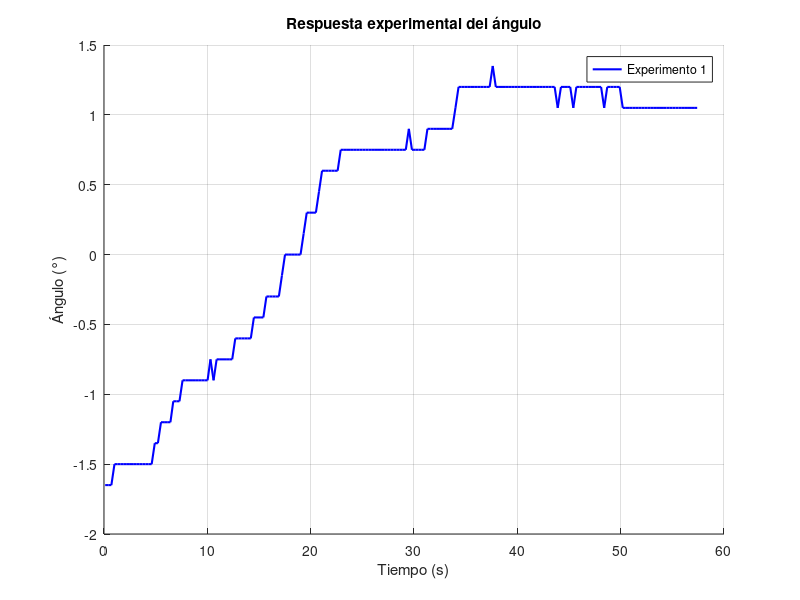
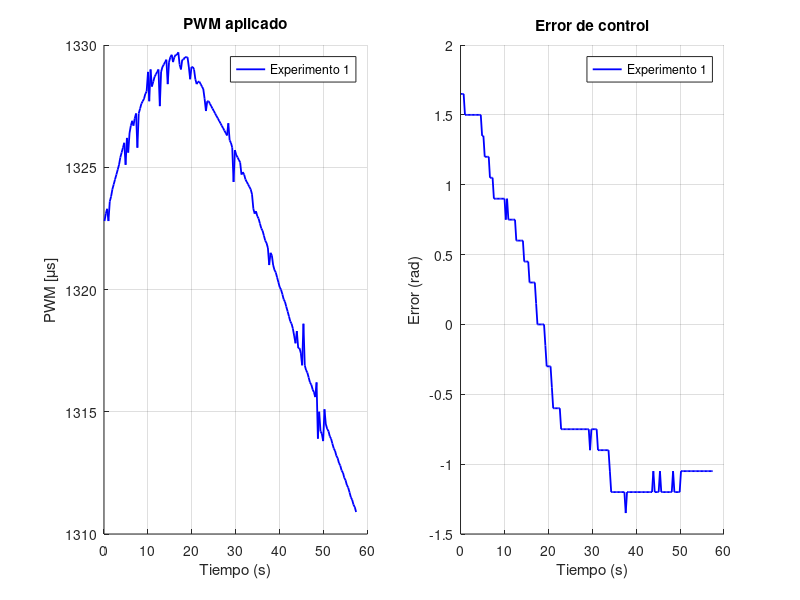

The MATLAB script that drew these images, in order:
clc;
close all;

% === Inicialización de celdas para almacenar los datos experimentales ===
tiempo = cell(1,1);
angulo = cell(1,1);
pwm    = cell(1,1);
error  = cell(1,1);
tiempo{1} = [0.366, 0.618, 0.902, 1.204, 1.520, 1.819, 2.117, 2.415, 2.714, 3.013, 3.314, 3.614, 3.912, 4.211, 4.510, 4.808, 5.121, 5.420, 5.719, 6.017, 6.316, 6.614, 6.913, 7.215, 7.514, 7.815, 8.115, 8.413, 8.727, 9.005, 9.304, 9.603, 9.903, 10.202, 10.521, 10.818, 11.115, 11.412, 11.709, 12.007, 12.323, 12.602, 12.902, 13.200, 13.519, 13.816, 14.113, 14.410, 14.707, 15.007, 15.304, 15.602, 15.913, 16.210, 16.506, 16.806, 17.104, 17.401, 17.720, 18.019, 18.316, 18.612, 18.909, 19.221, 19.519, 19.819, 20.115, 20.411, 20.707, 21.002, 21.320, 21.620, 21.920, 22.218, 22.529, 22.804, 23.104, 23.403, 23.700, 24.018, 24.315, 24.612, 24.909, 25.209, 25.512, 25.809, 26.119, 26.416, 26.713, 27.010, 27.306, 27.603, 27.900, 28.220, 28.517, 28.814, 29.111, 29.421, 29.718, 30.015, 30.312, 30.613, 30.910, 31.207, 31.504, 31.802, 32.102, 32.420, 32.730, 33.006, 33.303, 33.603, 33.900, 34.218, 34.515, 34.812, 35.109, 35.405, 35.702, 36.000, 36.312, 36.613, 36.910, 37.207, 37.505, 37.802, 38.121, 38.418, 38.715, 39.012, 39.310, 39.620, 39.919, 40.217, 40.520, 40.817, 41.115, 41.412, 41.709, 42.006, 42.303, 42.601, 42.932, 43.208, 43.505, 43.802, 44.120, 44.418, 44.715, 45.012, 45.309, 45.610, 45.909, 46.209, 46.523, 46.820, 47.117, 47.417, 47.716, 48.015, 48.312, 48.609, 48.905, 49.201, 49.521, 49.832, 50.107, 50.404, 50.704, 51.004, 51.302, 51.605, 51.906, 52.205, 52.504, 52.802, 53.120, 53.432, 53.706, 54.004, 54.301, 54.619, 54.916, 55.213, 55.510, 55.808, 56.104, 56.401, 56.734, 57.008, 57.305, 57.602, 57.900, 58.219, 58.516, 58.813, 59.110, 59.407, 59.705];
angulo{1} = [-3.90, -1.80, -1.65, -1.65, -1.65, -1.65, -1.65, -1.65, -1.65, -1.65, -1.50, -1.50, -1.50, -1.50, -1.50, -1.50, -1.50, -1.50, -1.50, -1.50, -1.50, -1.50, -1.50, -1.35, -1.35, -1.20, -1.20, -1.20, -1.20, -1.05, -1.05, -1.05, -0.90, -0.90, -0.90, -0.90, -0.90, -0.90, -0.90, -0.90, -0.90, -0.75, -0.90, -0.75, -0.75, -0.75, -0.75, -0.75, -0.75, -0.60, -0.60, -0.60, -0.60, -0.60, -0.60, -0.45, -0.45, -0.45, -0.45, -0.30, -0.30, -0.30, -0.30, -0.30, -0.15, 0.00, 0.00, 0.00, 0.00, 0.00, 0.00, 0.15, 0.30, 0.30, 0.30, 0.30, 0.45, 0.60, 0.60, 0.60, 0.60, 0.60, 0.60, 0.75, 0.75, 0.75, 0.75, 0.75, 0.75, 0.75, 0.75, 0.75, 0.75, 0.75, 0.75, 0.75, 0.75, 0.75, 0.75, 0.75, 0.75, 0.75, 0.75, 0.75, 0.75, 0.90, 0.75, 0.75, 0.75, 0.75, 0.75, 0.90, 0.90, 0.90, 0.90, 0.90, 0.90, 0.90, 0.90, 0.90, 1.05, 1.20, 1.20, 1.20, 1.20, 1.20, 1.20, 1.20, 1.20, 1.20, 1.20, 1.20, 1.35, 1.20, 1.20, 1.20, 1.20, 1.20, 1.20, 1.20, 1.20, 1.20, 1.20, 1.20, 1.20, 1.20, 1.20, 1.20, 1.20, 1.20, 1.20, 1.20, 1.20, 1.05, 1.20, 1.20, 1.20, 1.20, 1.05, 1.20, 1.20, 1.20, 1.20, 1.20, 1.20, 1.20, 1.20, 1.20, 1.05, 1.20, 1.20, 1.20, 1.20, 1.20, 1.05, 1.05, 1.05, 1.05, 1.05, 1.05, 1.05, 1.05, 1.05, 1.05, 1.05, 1.05, 1.05, 1.05, 1.05, 1.05, 1.05, 1.05, 1.05, 1.05, 1.05, 1.05, 1.05, 1.05, 1.05];
pwm{1} = [1360.4, 1320.0, 1322.1, 1320.8, 1322.0, 1322.4, 1322.6, 1322.8, 1323.1, 1323.3, 1322.8, 1323.6, 1323.8, 1324.1, 1324.3, 1324.5, 1324.7, 1324.9, 1325.1, 1325.4, 1325.6, 1325.8, 1326.0, 1325.1, 1326.2, 1325.6, 1326.4, 1326.7, 1326.9, 1326.7, 1327.0, 1327.2, 1325.8, 1327.2, 1327.4, 1327.6, 1327.7, 1327.8, 1328.0, 1328.1, 1328.9, 1327.7, 1329.0, 1328.3, 1328.5, 1328.7, 1328.8, 1328.9, 1329.0, 1327.5, 1328.9, 1329.1, 1329.2, 1329.3, 1329.4, 1328.4, 1329.3, 1329.5, 1329.6, 1329.3, 1329.5, 1329.6, 1329.6, 1329.7, 1329.2, 1329.0, 1329.4, 1329.4, 1329.5, 1329.5, 1329.5, 1329.1, 1328.6, 1329.1, 1329.1, 1329.0, 1328.6, 1328.4, 1328.5, 1328.5, 1328.4, 1328.3, 1328.2, 1327.8, 1327.3, 1327.7, 1327.7, 1327.6, 1327.5, 1327.4, 1327.3, 1327.2, 1327.1, 1327.0, 1326.9, 1326.8, 1326.7, 1326.6, 1326.5, 1326.4, 1326.3, 1326.8, 1326.1, 1326.0, 1325.8, 1324.4, 1325.7, 1325.5, 1325.4, 1325.3, 1325.2, 1324.7, 1324.8, 1324.7, 1324.5, 1324.4, 1324.3, 1324.2, 1324.1, 1323.9, 1323.3, 1323.1, 1323.2, 1323.0, 1322.9, 1322.7, 1322.5, 1322.4, 1322.2, 1322.0, 1321.9, 1321.7, 1321.0, 1321.5, 1321.4, 1321.0, 1320.8, 1320.7, 1320.5, 1320.3, 1320.1, 1320.0, 1319.8, 1319.6, 1319.5, 1319.3, 1319.1, 1318.9, 1318.7, 1318.6, 1318.4, 1318.1, 1317.8, 1318.3, 1317.6, 1317.6, 1317.4, 1316.9, 1318.6, 1316.9, 1316.7, 1316.6, 1316.4, 1316.2, 1316.1, 1315.9, 1315.8, 1315.6, 1316.2, 1313.9, 1315.0, 1314.2, 1314.1, 1313.8, 1315.1, 1314.5, 1314.3, 1314.2, 1314.0, 1313.9, 1313.7, 1313.5, 1313.4, 1313.2, 1313.1, 1312.9, 1312.8, 1312.6, 1312.5, 1312.3, 1312.2, 1312.0, 1311.9, 1311.7, 1311.5, 1311.4, 1311.2, 1311.1, 1310.9];
error{1} = [3.90, 1.80, 1.65, 1.65, 1.65, 1.65, 1.65, 1.65, 1.65, 1.65, 1.50, 1.50, 1.50, 1.50, 1.50, 1.50, 1.50, 1.50, 1.50, 1.50, 1.50, 1.50, 1.50, 1.35, 1.35, 1.20, 1.20, 1.20, 1.20, 1.05, 1.05, 1.05, 0.90, 0.90, 0.90, 0.90, 0.90, 0.90, 0.90, 0.90, 0.90, 0.75, 0.90, 0.75, 0.75, 0.75, 0.75, 0.75, 0.75, 0.60, 0.60, 0.60, 0.60, 0.60, 0.60, 0.45, 0.45, 0.45, 0.45, 0.30, 0.30, 0.30, 0.30, 0.30, 0.15, 0.00, 0.00, 0.00, 0.00, 0.00, 0.00, -0.15, -0.30, -0.30, -0.30, -0.30, -0.45, -0.60, -0.60, -0.60, -0.60, -0.60, -0.60, -0.75, -0.75, -0.75, -0.75, -0.75, -0.75, -0.75, -0.75, -0.75, -0.75, -0.75, -0.75, -0.75, -0.75, -0.75, -0.75, -0.75, -0.75, -0.75, -0.75, -0.75, -0.75, -0.90, -0.75, -0.75, -0.75, -0.75, -0.75, -0.90, -0.90, -0.90, -0.90, -0.90, -0.90, -0.90, -0.90, -0.90, -1.05, -1.20, -1.20, -1.20, -1.20, -1.20, -1.20, -1.20, -1.20, -1.20, -1.20, -1.20, -1.35, -1.20, -1.20, -1.20, -1.20, -1.20, -1.20, -1.20, -1.20, -1.20, -1.20, -1.20, -1.20, -1.20, -1.20, -1.20, -1.20, -1.20, -1.20, -1.20, -1.20, -1.05, -1.20, -1.20, -1.20, -1.20, -1.05, -1.20, -1.20, -1.20, -1.20, -1.20, -1.20, -1.20, -1.20, -1.20, -1.05, -1.20, -1.20, -1.20, -1.20, -1.20, -1.05, -1.05, -1.05, -1.05, -1.05, -1.05, -1.05, -1.05, -1.05, -1.05, -1.05, -1.05, -1.05, -1.05, -1.05, -1.05, -1.05, -1.05, -1.05, -1.05, -1.05, -1.05, -1.05, -1.05, -1.05];
%% 



% === Parámetro de recorte en segundos ===
recorte_inicio = 2.3;  % segundos a recortar desde el inicio

% === Número de experimentos reales definidos ===
n_experimentos = numel(tiempo);

% === Recortar y desplazar tiempo en cada experimento ===
for i = 1:n_experimentos
    indices_validos = tiempo{i} >= recorte_inicio;

    tiempo{i} = tiempo{i}(indices_validos) - recorte_inicio;
    angulo{i} = angulo{i}(indices_validos);
    pwm{i}    = pwm{i}(indices_validos);
    error{i}  = error{i}(indices_validos);
end

% === BLOQUE COMENTADO: Cargar y procesar datos de simulación ===
% s = load('datos_simulacion_control.mat');
% ts = struct2cell(s); ts = ts{1};
% 
% tiempo_sim = ts.Time;
% datos_sim = ts.Data;
% 
% angulo_sim = datos_sim(:, 1);  % columna 1 = ángulo
% pwm_sim    = datos_sim(:, 2);  % columna 2 = PWM
% error_sim  = datos_sim(:, 3);  % columna 3 = error
% 
% % Redondear para visualización
% tiempo_sim = round(tiempo_sim, 2);
% angulo_sim = round(angulo_sim, 2);

% === Si los datos no están en celdas, convertirlos ===
if ~iscell(tiempo)
    tiempo = {tiempo};
    angulo = {angulo};
    error  = {error};
    pwm    = {pwm};
    n_experimentos = 1;
end

% === Graficar ÁNGULO solo de experimentos ===
figure('Name','Respuesta experimental: Ángulo','Units','normalized','Position',[0.1 0.4 0.8 0.45]);
hold on; grid on;

colores = lines(n_experimentos);
for i = 1:n_experimentos
    plot(tiempo{i}, angulo{i}, '-', 'Color', colores(i,:), 'LineWidth', 1.5);
end

xlabel('Tiempo (s)');
ylabel('Ángulo (°)');
title('Respuesta experimental del ángulo');
legend_labels = cell(1, n_experimentos);
for i = 1:n_experimentos
    legend_labels{i} = sprintf('Experimento %d', i);
end

legend(legend_labels, 'Location', 'best');

% === Graficar PWM y Error solo de experimentos ===
figure('Name','PWM y Error: Experimentos','Units','normalized','Position',[0.1 0.05 0.8 0.35]);

subplot(1,2,1); hold on; grid on;
title('PWM aplicado'); xlabel('Tiempo (s)'); ylabel('PWM [\mus]');
for i = 1:n_experimentos
    plot(tiempo{i}, pwm{i}, '-', 'Color', colores(i,:), 'LineWidth', 1.3, 'DisplayName', sprintf('Experimento %d', i));
end
legend('Location', 'best');

subplot(1,2,2); hold on; grid on;
title('Error de control'); xlabel('Tiempo (s)'); ylabel('Error (rad)');
for i = 1:n_experimentos
    plot(tiempo{i}, error{i}, '-', 'Color', colores(i,:), 'LineWidth', 1.3, 'DisplayName', sprintf('Experimento %d', i));
end
legend('Location', 'best');
